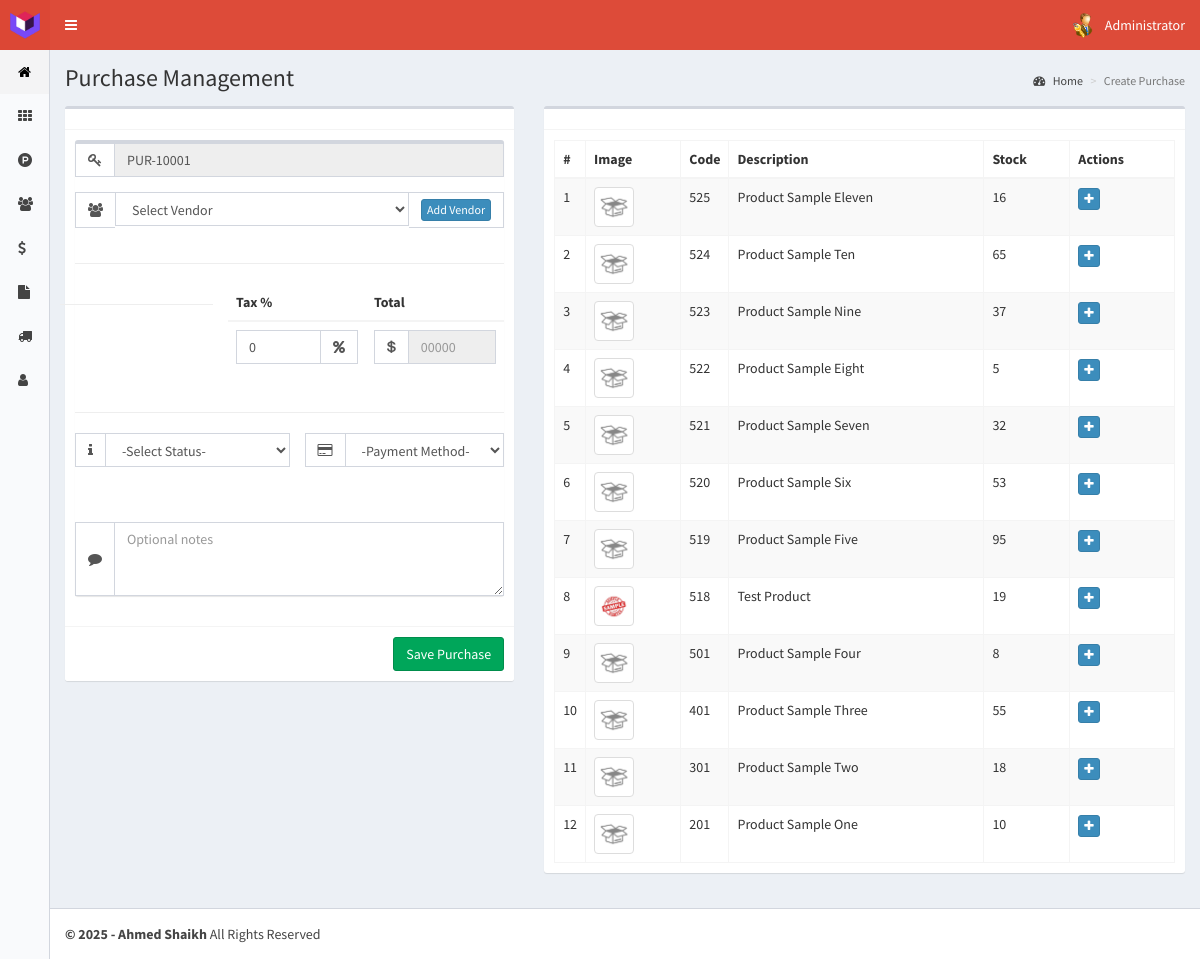
Page /create-purchase (signed in) on the earlier database version.
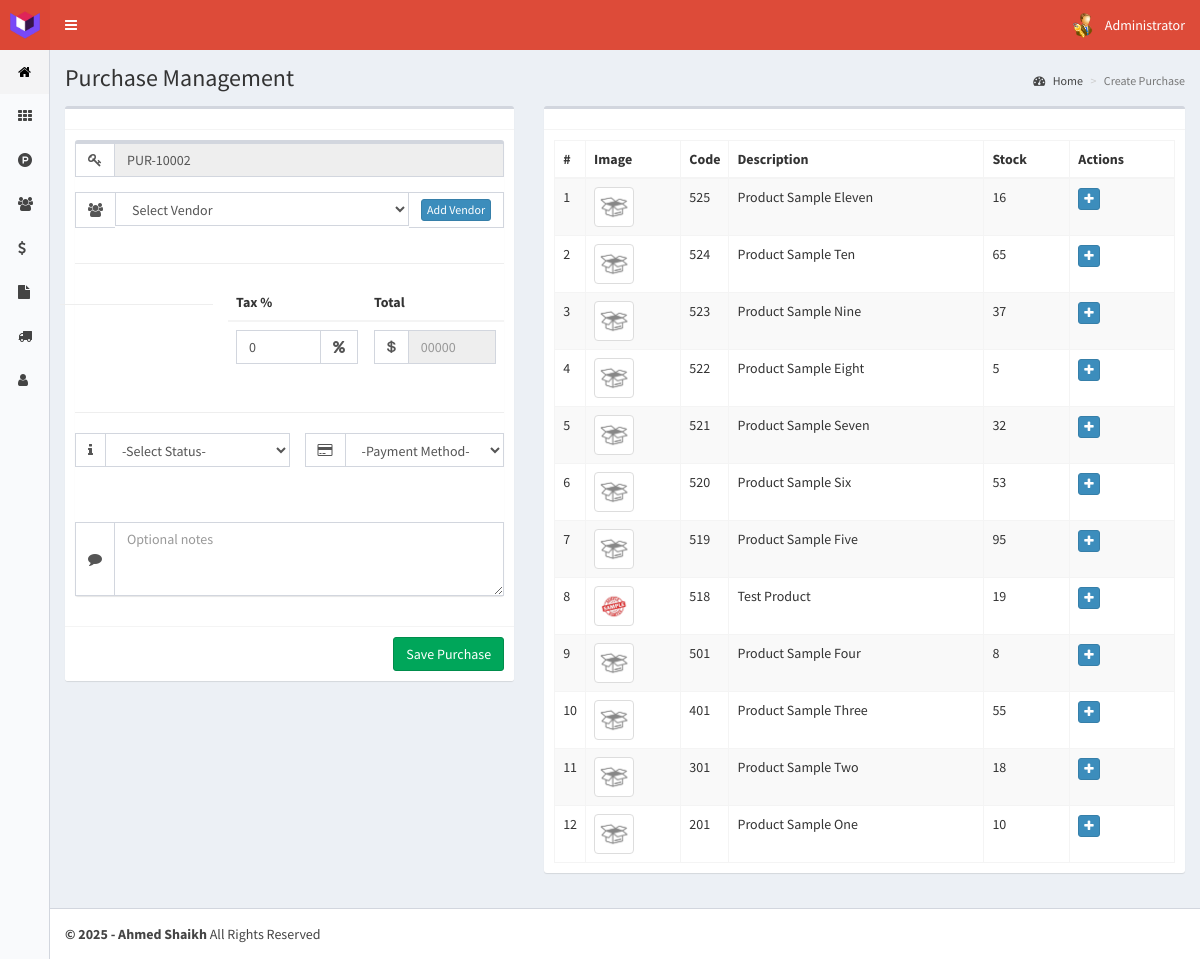
Same page on the later database version.
### tables this page shows
CREATE TABLE `purchase_slips` (
  `id` int(11) NOT NULL AUTO_INCREMENT,
  `vendor_id` int(11) NOT NULL,
  `total_amount` float NOT NULL,
  `tax_percent` float NOT NULL,
  `payment_status` enum('Paid','Unpaid') NOT NULL DEFAULT 'Unpaid',
  `payment_method` text NOT NULL,
  `reference_no` text NOT NULL,
  `notes` text,
  `created_at` timestamp NOT NULL DEFAULT CURRENT_TIMESTAMP,
  PRIMARY KEY (`id`),
  KEY `vendor_id` (`vendor_id`)
);

### controllers/template.controller.php (called while the page is built)
<?php
class ControllerTemplate{
	static public function ctrTemplate(){
		include "views/template.php";
	}
}

### index.php (called while the page is built, shortened)
<?php
require_once "controllers/template.controller.php";
require_once "controllers/purchases.controller.php";
require_once "controllers/customer-notes.controller.php";
require_once "models/purchases.model.php";
$template = new ControllerTemplate();
$template -> ctrTemplate();

### controllers/purchases.controller.php (called while the page is built, shortened)
<?php
class ControllerPurchases{
	static public function ctrShowPurchaseSlips($item, $value){
		$table = "purchase_slips";
		$answer = PurchasesModel::mdlShowPurchaseSlips($table, $item, $value);
		return $answer;
	}
}

### models/connection.php (called while the page is built)
<?php
class Connection{
	static public function connect(){
		$link = new PDO("mysql:host=localhost;dbname=posystem", "root", "");
		$link -> exec("set names utf8");
		return $link;
	}
}

### models/purchases.model.php (called while the page is built, shortened)
<?php
require_once 'connection.php';
class PurchasesModel{
	static public function mdlShowPurchaseSlips($table, $item, $value){
		if($item != null){
			$stmt = Connection::connect()->prepare("SELECT * FROM $table WHERE $item = :$item ORDER BY id DESC");
			$stmt -> bindParam(":".$item, $value, PDO::PARAM_STR);
			$stmt -> execute();
			return $stmt -> fetch();
		}else{
			$stmt = Connection::connect()->prepare("SELECT * FROM $table ORDER BY id DESC");
			$stmt -> execute();
			return $stmt -> fetchAll();
		}
	}
}

### views/modules/create-purchase.php (the view, shortened to what the changed rows need)
<div class="content-wrapper">
  <section class="content-header">
    <h1>
      Purchase Management
    </h1>
  </section>
  <section class="content">
    <div class="row">
      <div class="col-lg-5 col-xs-12">
        <div class="box box-default">
          <form role="form" method="post" class="purchaseForm">
            <div class="box-body">
                <div class="box">
                    <div class="form-group">
                      <div class="input-group">
                        <span class="input-group-addon"><i class="fa fa-key"></i></span>
                        <?php
                          $item = null;
                          $value = null;
                          $purchases = ControllerPurchases::ctrShowPurchaseSlips($item, $value);
                          if(!$purchases){
                            echo '<input type="text" class="form-control" name="newPurchaseSlip" id="newPurchaseSlip" value="PUR-10001" readonly>';
                          }
                          else{
                            foreach ($purchases as $key => $value) {
                            }
                            $refNo = explode("-", $value["reference_no"]);
                            $code = intval($refNo[1]) + 1;
                            echo '<input type="text" class="form-control" name="newPurchaseSlip" id="newPurchaseSlip" value="PUR-'.$code.'" readonly>';
                          }
                        ?>
                      </div>
                    </div>
                    <div class="row">
                      <div class="col-xs-8 pull-right">
                        <table class="table">
                          <thead>
                            <th>Tax %</th>
                            <th>Total</th>
                          </thead>
                        </table>
                      </div>
                    </div>
                    <br>
                    <br>
                </div>
            </div>
          </form>
        </div>
      </div>
      <div class="col-lg-7 hidden-md hidden-sm hidden-xs">
          <div class="box box-default">
            <div class="box-body">
              <table class="table table-bordered table-hover table-striped dt-responsive purchasesProductsTable">
                <thead>
                   <tr>
                     <th style="width:10px">#</th>
                     <th>Image</th>
                     <th style="width:30px">Code</th>
                     <th>Description</th>
                     <th>Stock</th>
                     <th>Actions</th>
                   </tr>
                </thead>
              </table>
            </div>
          </div>
      </div>
    </div>
  </section>
</div>

Differences in the rows shown:
added purchase_slips: newPurchaseSlip "PUR-10002"
Other differences:
form field newPurchaseSlip: "PUR-10001" → (not shown)
